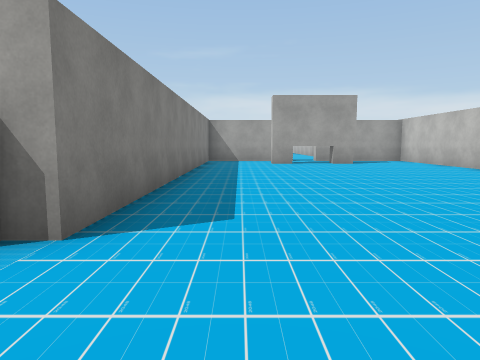
view 1 (above)

23 first-person views from a walk through a Unity game level. The camera is 1.4 m above the floor, tilts 6° down and sees 70° across. The floor is counted in squares, 2 m on a side. Each view is taken from the middle of a square. On the plan, view 1 faces up. The plan holds only what a view shows up to about 11 squares ahead; the rest is blank. The place goes on beyond the plan. The player is left out. Some surface patterns are stand-ins.

view 2
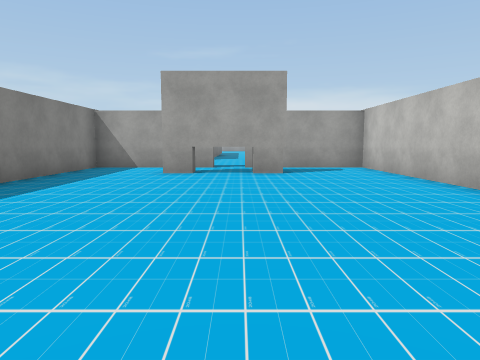

view 3
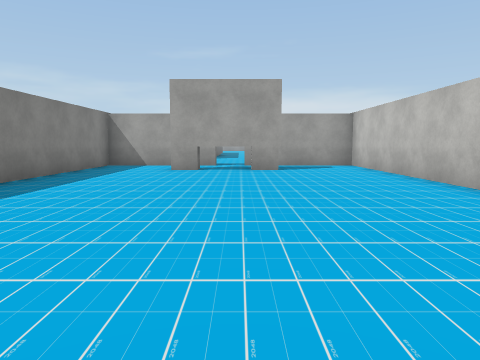

view 4
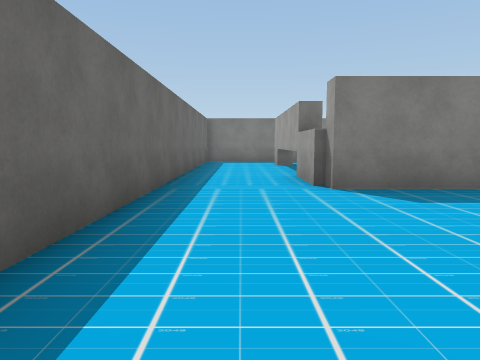

view 5
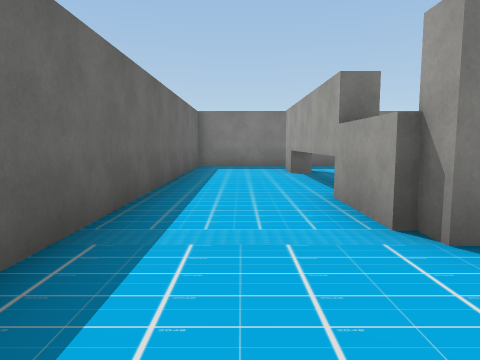

view 6
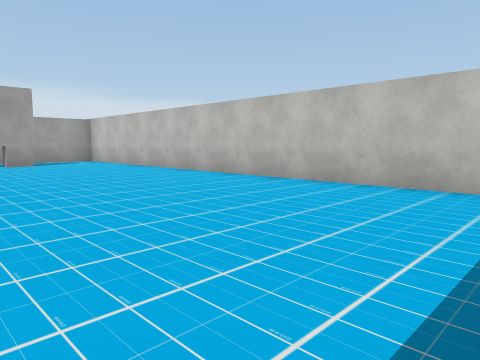

view 7
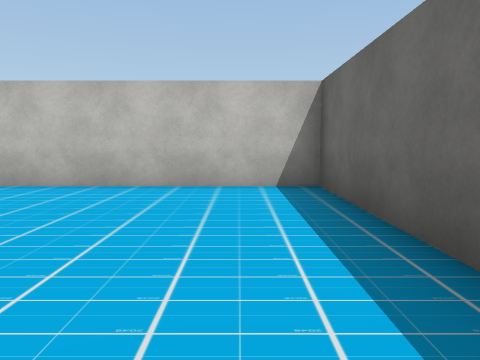

view 8
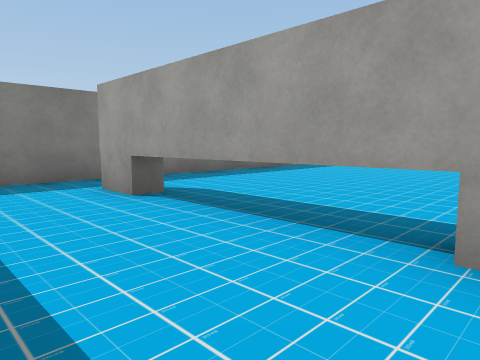

view 9
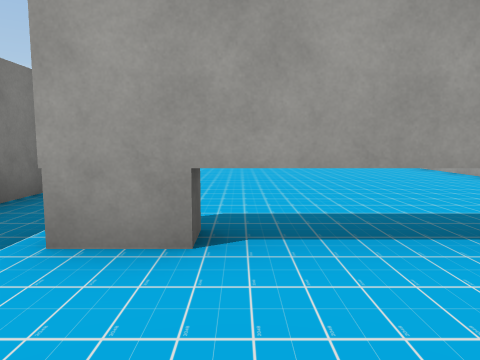

view 10
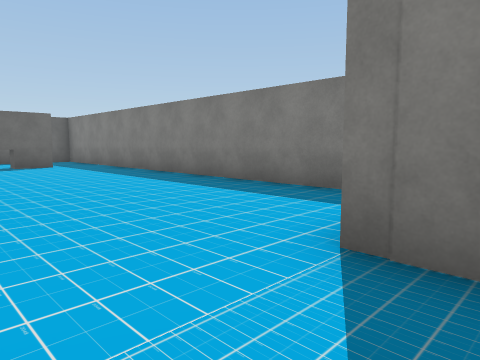

view 11
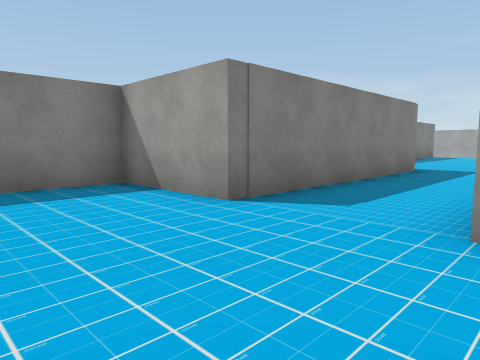

view 12
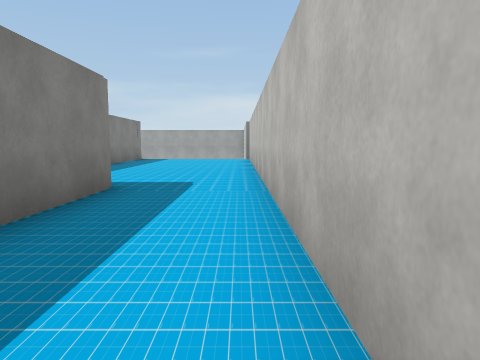

view 13
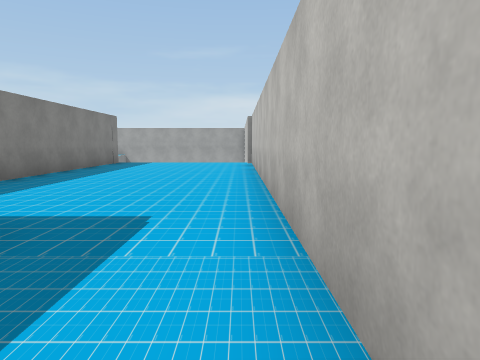

view 14
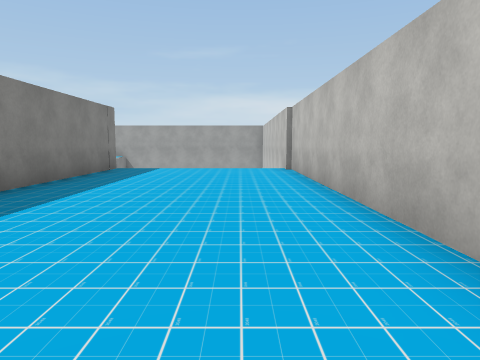

view 15
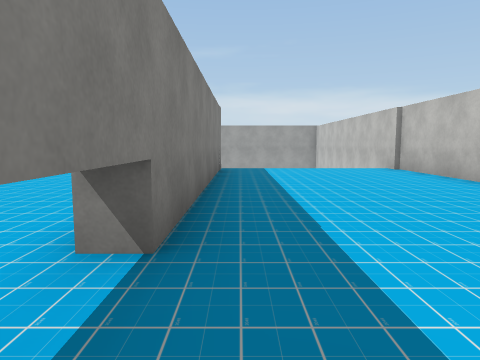

view 16
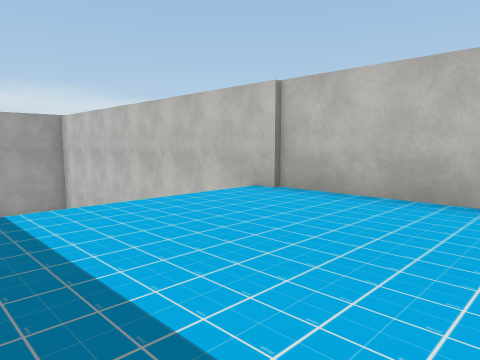

view 17
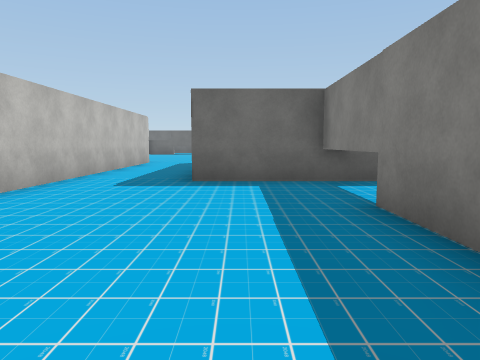

view 18
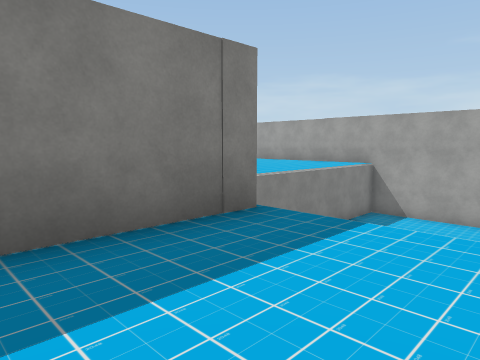

view 19
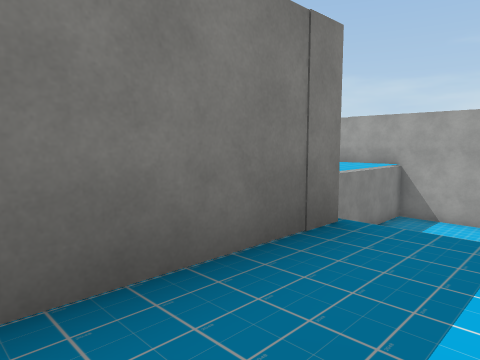

view 20
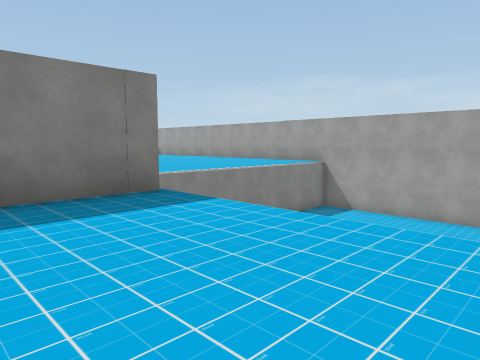

view 21
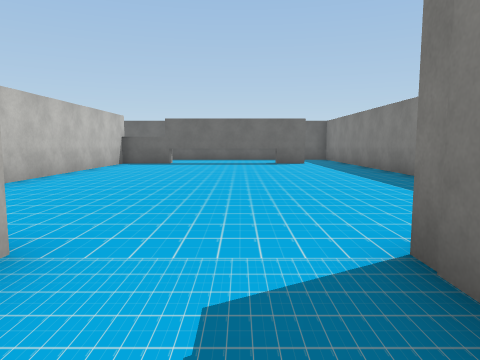

view 22
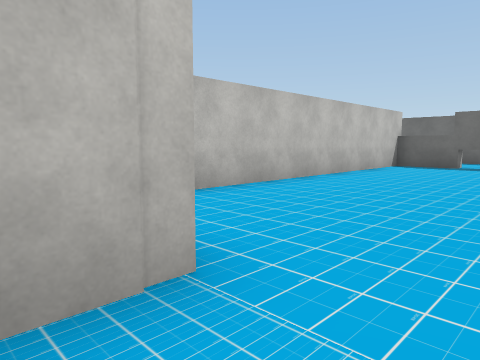

view 23
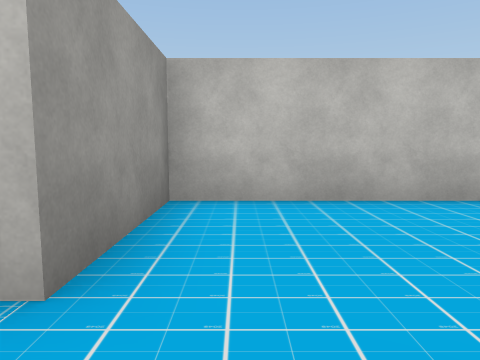

### Floor plan
Key: @ floor where view 1 was taken; # wall or solid block; . floor; v drop or lower ground; B block.
Columns run from 12 left of view 1 to 7 right of it. Each row starts with its distance up from view 1.
 39 vvvvvv
 38 vvvvvv
 37        v
 36        v
 35        v
 34        v
 33        v
 32        v
 31        v
 30   #vvvvv#
 29   #.....#
 28   #.....#
 27   #.....#
 26   #.....#
 25   #.....#
 24   #.....#
 23   #.....#
 22   #.....#
 21   #.....#
 20   #.....#
 19   ####..#
 18      #..#
 17      #..#
 16      #..#
 15      #..# #####.####
 14      #..# #........#
 13   ####..####..##B..#
 12   #........#..B....#
 11   #........#.......#
 10   #........#.......#
  9   #........#.......#
  8   #........#.......#
  7   #........#.......#
  6   #........#.......#
  5   #........#.......#
  4   #........#.......#
  3   #.########.......#
  2   #..B.............#
  1   #................#
  0   #.........@......#
 -1   ##################

Positions as (right, up) in squares from view 1, and headings:
1: (0, 0), facing up
2: (3, 4), facing up
3: (3, 3), facing up
4: (4, 1), facing left
5: (1, 1), facing left
6: (1, 0), facing up-right
7: (1, 1), facing right
8: (-3, 0), facing up-left
9: (-7, 0), facing up
10: (-5, 14), facing down-left
11: (-4, 10), facing up-left
12: (-5, 14), facing up
13: (-5, 17), facing up
14: (-6, 20), facing up
15: (-9, 20), facing up
16: (-9, 26), facing up-right
17: (-8, 26), facing down
18: (-7, 27), facing up-left
19: (-8, 27), facing up-left
20: (-5, 27), facing up-left
21: (-6, 15), facing down
22: (-6, 14), facing down-right
23: (-6, 12), facing right
